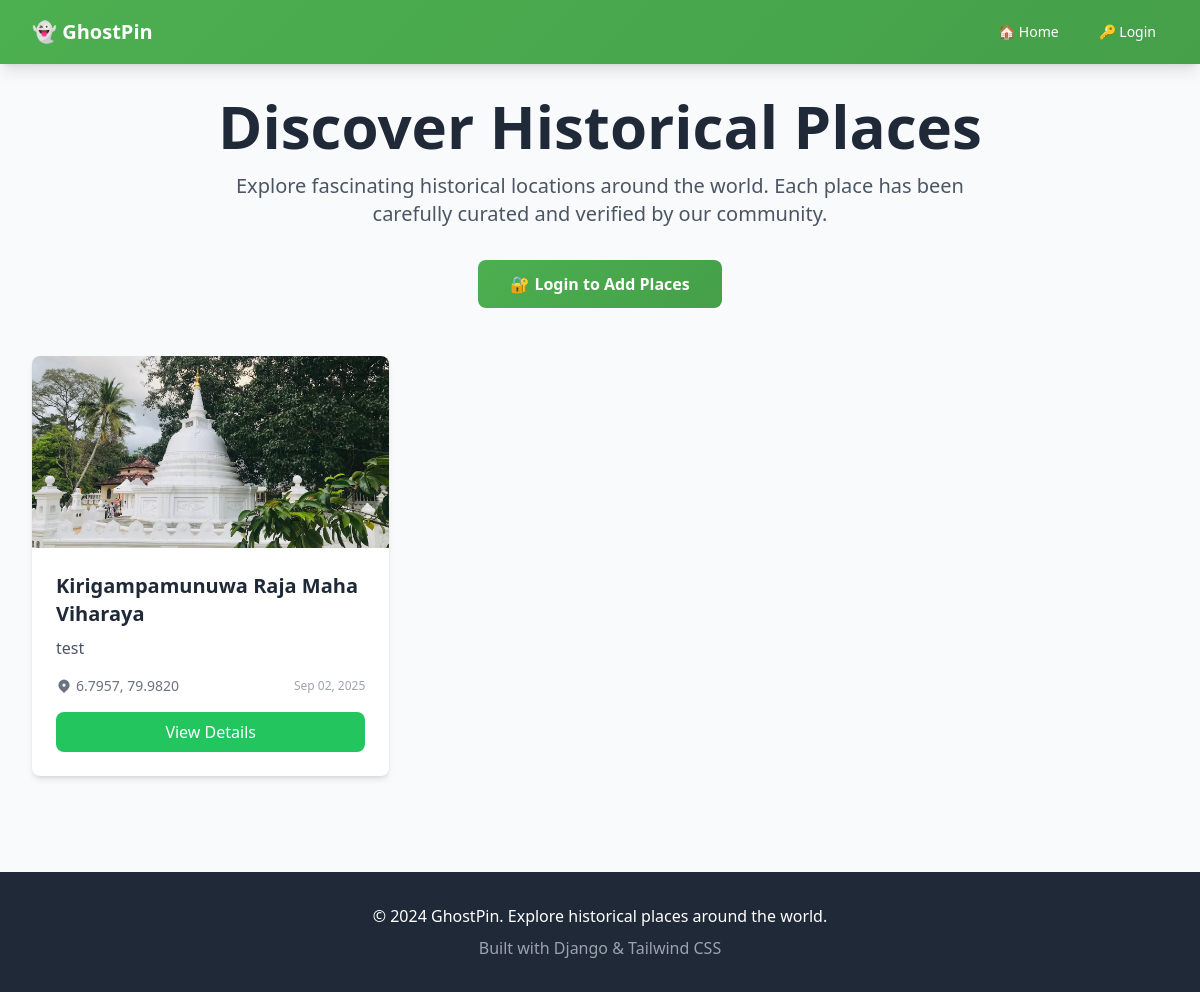
Before: / with the older database file.
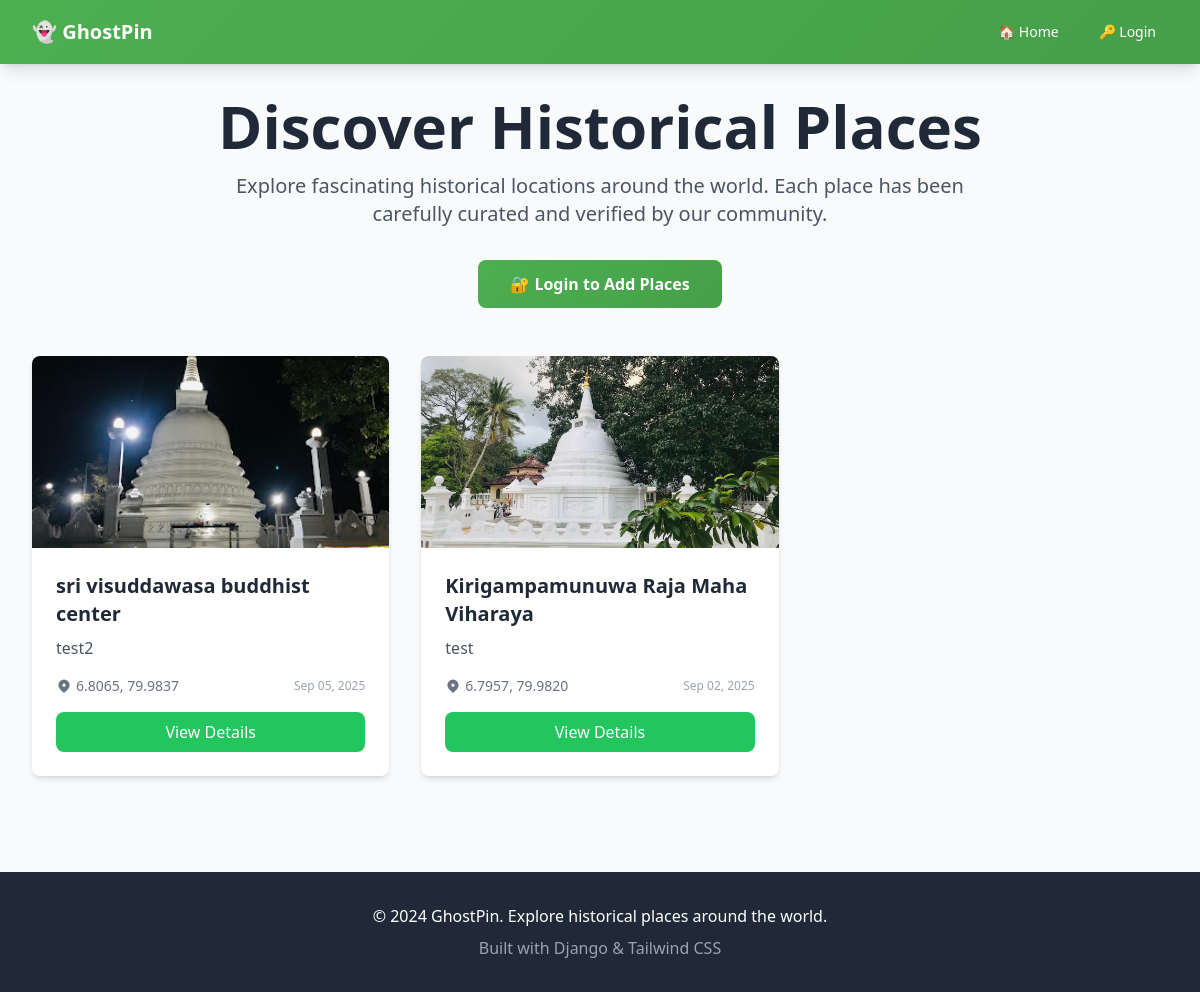
After: the same page with the newer database file.
### places/models.py (models this page shows, shortened)
class Place(models.Model):
    STATUS_CHOICES = [
        ('pending', 'Pending'),
        ('approved', 'Approved'),
        ('rejected', 'Rejected'),
    ]
    CATEGORY_CHOICES = [
        ('historical', 'Historical'),
        ('natural', 'Natural'),
        ('urban', 'Urban'),
        ('mysterious', 'Mysterious'),
        ('other', 'Other'),
    ]
    DIFFICULTY_CHOICES = [
        ('easy', 'Easy'),
        ('moderate', 'Moderate'),
        ('challenging', 'Challenging'),
    ]
    SAFETY_CHOICES = [
        (1, '⭐ Very Unsafe'),
        (2, '⭐⭐ Unsafe'),
        (3, '⭐⭐⭐ Neutral'),
        (4, '⭐⭐⭐⭐ Safe'),
        (5, '⭐⭐⭐⭐⭐ Very Safe'),
    ]
    name = models.CharField(max_length=200)
    description = models.TextField()
    legends_stories = models.TextField(blank=True)
    latitude = models.FloatField()
    longitude = models.FloatField()
    image = models.ImageField(upload_to='places/', null=True, blank=True)
    category = models.CharField(max_length=50, choices=CATEGORY_CHOICES, default='other')
    category_icon = models.CharField(max_length=50, default='📍')
    difficulty = models.CharField(max_length=20, choices=DIFFICULTY_CHOICES, default='easy')
    accessibility_info = models.TextField(blank=True)
    best_time_to_visit = models.CharField(max_length=100, blank=True)
    safety_rating = models.IntegerField(choices=SAFETY_CHOICES, default=3)
    created_by = models.ForeignKey(User, on_delete=models.CASCADE)
    status = models.CharField(max_length=20, choices=STATUS_CHOICES, default='pending')
    approval_votes = models.IntegerField(default=0)
    rejection_votes = models.IntegerField(default=0)
    visit_count = models.IntegerField(default=0)
    created_at = models.DateTimeField(auto_now_add=True)
    updated_at = models.DateTimeField(auto_now=True)
    class Meta:
        ordering = ['-created_at']

### places/views.py (the view)
# urls.py: 2. Add a URL to urlpatterns:  path('', views.home, name='home')
def home(request):
    search_form = SearchForm(request.GET)
    places = Place.objects.filter(status='approved')
    if search_form.is_valid():
        query = search_form.cleaned_data.get('query')
        category = search_form.cleaned_data.get('category')
        difficulty = search_form.cleaned_data.get('difficulty')
        if query:
            places = places.filter(
                Q(name__icontains=query) |
                Q(description__icontains=query) |
                Q(legends_stories__icontains=query)
            )
        if category:
            places = places.filter(category=category)
        if difficulty:
            places = places.filter(difficulty=difficulty)
    featured_collections = PlaceCollection.objects.filter(is_public=True)[:3]
    trending_places = places.order_by('-visit_count')[:6]
    paginator = Paginator(places, 12)
    page_number = request.GET.get('page')
    places_page = paginator.get_page(page_number)
    context = {
        'places': places_page,
        'search_form': search_form,
        'featured_collections': featured_collections,
        'trending_places': trending_places,
    }
    return render(request, 'home.html', context)

### templates/home.html (shortened to what this page needs)
{% extends 'base.html' %}
{% block content %}
<div class="text-center mb-12">
    <h1 class="text-4xl md:text-6xl font-bold text-gray-800 mb-4">
        Discover Historical Places
    </h1>
    <p class="text-xl text-gray-600 max-w-3xl mx-auto mb-8">
        Explore fascinating historical locations around the world. Each place has been carefully curated and verified by our community.
    </p>
    {% if user.is_authenticated %}
        <a href="{% url 'add_place' %}" class="btn-primary text-white px-8 py-3 rounded-lg font-semibold inline-block">
            📍 Add New Place
        </a>
    {% else %}
        <a href="{% url 'login' %}" class="btn-primary text-white px-8 py-3 rounded-lg font-semibold inline-block">
            🔐 Login to Add Places
        </a>
    {% endif %}
</div>
{% if places %}
    <div class="grid grid-cols-1 md:grid-cols-2 lg:grid-cols-3 gap-8">
        {% for place in places %}
            <div class="bg-white rounded-lg shadow-md overflow-hidden card-hover">
                {% if place.image %}
                    <img src="{{ place.image.url }}" alt="{{ place.name }}" class="w-full h-48 object-cover">
                {% else %}
                    <div class="w-full h-48 bg-gradient-to-br from-green-400 to-green-600 flex items-center justify-center">
                        <span class="text-white text-6xl">🏛️</span>
                    </div>
                {% endif %}
                <div class="p-6">
                    <h3 class="text-xl font-bold text-gray-800 mb-2">{{ place.name }}</h3>
                    <p class="text-gray-600 mb-4 line-clamp-3">
                        {{ place.description|truncatewords:20 }}
                    </p>
                    <div class="flex items-center justify-between">
                        <div class="flex items-center text-sm text-gray-500">
                            <svg class="w-4 h-4 mr-1" fill="currentColor" viewBox="0 0 20 20">
                                <path fill-rule="evenodd" d="M5.05 4.05a7 7 0 119.9 9.9L10 18.9l-4.95-4.95a7 7 0 010-9.9zM10 11a2 2 0 100-4 2 2 0 000 4z" clip-rule="evenodd"></path>
                            </svg>
                            {{ place.latitude|floatformat:4 }}, {{ place.longitude|floatformat:4 }}
                        </div>
                        <span class="text-xs text-gray-400">
                            {{ place.created_at|date:"M d, Y" }}
                        </span>
                    </div>
                    <div class="mt-4">
                        <a href="{% url 'place_detail' place.pk %}" class="w-full bg-green-500 hover:bg-green-600 text-white py-2 px-4 rounded-lg font-medium transition-colors inline-block text-center">
                            View Details
                        </a>
                    </div>
                </div>
            </div>
        {% endfor %}
    </div>
{% endif %}
{% endblock %}

Changed rows visible on the page:
added Place: image (picture), name "sri visuddawasa buddhist center", description "test2", latitude "6.8065", longitude "79.9837", created_at "Sep 05, 2025"
